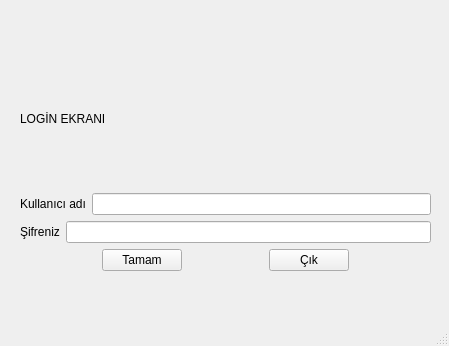
<?xml version="1.0" encoding="UTF-8"?>
<ui version="4.0">
 <class>MainWindow</class>
 <widget class="QMainWindow" name="MainWindow">
  <property name="geometry">
   <rect>
    <x>0</x>
    <y>0</y>
    <width>449</width>
    <height>346</height>
   </rect>
  </property>
  <property name="windowTitle">
   <string>MainWindow</string>
  </property>
  <widget class="QWidget" name="centralwidget">
   <widget class="QWidget" name="verticalLayoutWidget">
    <property name="geometry">
     <rect>
      <x>20</x>
      <y>50</y>
      <width>411</width>
      <height>221</height>
     </rect>
    </property>
    <layout class="QVBoxLayout" name="verticalLayout">
     <item>
      <widget class="QLabel" name="label">
       <property name="text">
        <string>LOGİN EKRANI</string>
       </property>
      </widget>
     </item>
     <item>
      <layout class="QHBoxLayout" name="horizontalLayout">
       <item>
        <widget class="QLabel" name="label_2">
         <property name="text">
          <string>Kullanıcı adı</string>
         </property>
        </widget>
       </item>
       <item>
        <layout class="QHBoxLayout" name="horizontalLayout_4"/>
       </item>
       <item>
        <widget class="QLineEdit" name="lineEdit"/>
       </item>
      </layout>
     </item>
     <item>
      <layout class="QHBoxLayout" name="horizontalLayout_2">
       <item>
        <widget class="QLabel" name="label_3">
         <property name="text">
          <string>Şifreniz</string>
         </property>
        </widget>
       </item>
       <item>
        <widget class="QLineEdit" name="lineEdit_2"/>
       </item>
      </layout>
     </item>
     <item>
      <layout class="QHBoxLayout" name="horizontalLayout_3">
       <item>
        <spacer name="horizontalSpacer">
         <property name="orientation">
          <enum>Qt::Horizontal</enum>
         </property>
         <property name="sizeHint" stdset="0">
          <size>
           <width>40</width>
           <height>20</height>
          </size>
         </property>
        </spacer>
       </item>
       <item>
        <widget class="QPushButton" name="pushButton_2">
         <property name="text">
          <string>Tamam</string>
         </property>
        </widget>
       </item>
       <item>
        <spacer name="horizontalSpacer_3">
         <property name="orientation">
          <enum>Qt::Horizontal</enum>
         </property>
         <property name="sizeHint" stdset="0">
          <size>
           <width>40</width>
           <height>20</height>
          </size>
         </property>
        </spacer>
       </item>
       <item>
        <widget class="QPushButton" name="pushButton">
         <property name="text">
          <string>Çık</string>
         </property>
        </widget>
       </item>
       <item>
        <spacer name="horizontalSpacer_2">
         <property name="orientation">
          <enum>Qt::Horizontal</enum>
         </property>
         <property name="sizeHint" stdset="0">
          <size>
           <width>40</width>
           <height>20</height>
          </size>
         </property>
        </spacer>
       </item>
      </layout>
     </item>
    </layout>
   </widget>
  </widget>
  <widget class="QMenuBar" name="menubar">
   <property name="geometry">
    <rect>
     <x>0</x>
     <y>0</y>
     <width>449</width>
     <height>21</height>
    </rect>
   </property>
  </widget>
  <widget class="QStatusBar" name="statusbar"/>
 </widget>
 <resources/>
 <connections/>
</ui>
